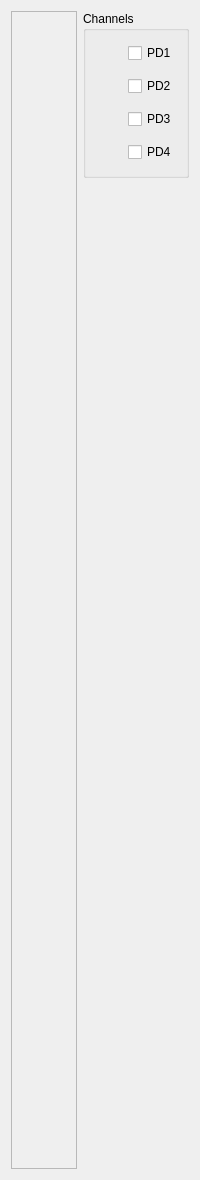
      <widget class="QWidget" name="timeDataTab">
       <attribute name="title">
        <string>Graph (time domain)</string>
       </attribute>
       <layout class="QGridLayout" name="rawTimeDataLayout2">
        <item row="0" column="0" rowspan="2">
         <widget class="QFrame" name="timeDataFrame">
          <property name="frameShape">
           <enum>QFrame::StyledPanel</enum>
          </property>
          <property name="frameShadow">
           <enum>QFrame::Raised</enum>
          </property>
          <layout class="QGridLayout" name="rawTimeDataLayout1">
           <property name="leftMargin">
            <number>0</number>
           </property>
           <property name="topMargin">
            <number>0</number>
           </property>
           <property name="rightMargin">
            <number>0</number>
           </property>
           <property name="bottomMargin">
            <number>0</number>
           </property>
           <item row="0" column="0">
            <widget class="TimeDataPlot" name="timeDataWidget" native="true">
             <property name="sizePolicy">
              <sizepolicy hsizetype="Expanding" vsizetype="Expanding">
               <horstretch>0</horstretch>
               <verstretch>0</verstretch>
              </sizepolicy>
             </property>
            </widget>
           </item>
          </layout>
         </widget>
        </item>
        <item row="0" column="1">
         <widget class="QGroupBox" name="timeDataChannelBox">
          <property name="title">
           <string>Channels</string>
          </property>
          <layout class="QGridLayout" name="rawTimeDataDisplayLayout">
           <item row="0" column="0">
            <widget class="QLabel" name="timeDataChannelPd0Label">
             <property name="sizePolicy">
              <sizepolicy hsizetype="Fixed" vsizetype="Fixed">
               <horstretch>0</horstretch>
               <verstretch>0</verstretch>
              </sizepolicy>
             </property>
             <property name="minimumSize">
              <size>
               <width>27</width>
               <height>27</height>
              </size>
             </property>
             <property name="maximumSize">
              <size>
               <width>27</width>
               <height>27</height>
              </size>
             </property>
             <property name="frameShape">
              <enum>QFrame::NoFrame</enum>
             </property>
             <property name="text">
              <string/>
             </property>
            </widget>
           </item>
           <item row="0" column="1">
            <widget class="QCheckBox" name="timeDataChannelPd0Box">
             <property name="text">
              <string>PD1</string>
             </property>
            </widget>
           </item>
           <item row="1" column="0">
            <widget class="QLabel" name="timeDataChannelPd1Label">
             <property name="sizePolicy">
              <sizepolicy hsizetype="Fixed" vsizetype="Fixed">
               <horstretch>0</horstretch>
               <verstretch>0</verstretch>
              </sizepolicy>
             </property>
             <property name="minimumSize">
              <size>
               <width>27</width>
               <height>27</height>
              </size>
             </property>
             <property name="maximumSize">
              <size>
               <width>27</width>
               <height>27</height>
              </size>
             </property>
             <property name="frameShape">
              <enum>QFrame::NoFrame</enum>
             </property>
             <property name="text">
              <string/>
             </property>
            </widget>
           </item>
           <item row="1" column="1">
            <widget class="QCheckBox" name="timeDataChannelPd1Box">
             <property name="text">
              <string>PD2</string>
             </property>
            </widget>
           </item>
           <item row="2" column="0">
            <widget class="QLabel" name="timeDataChannelPd2Label">
             <property name="sizePolicy">
              <sizepolicy hsizetype="Fixed" vsizetype="Fixed">
               <horstretch>0</horstretch>
               <verstretch>0</verstretch>
              </sizepolicy>
             </property>
             <property name="minimumSize">
              <size>
               <width>27</width>
               <height>27</height>
              </size>
             </property>
             <property name="maximumSize">
              <size>
               <width>27</width>
               <height>27</height>
              </size>
             </property>
             <property name="frameShape">
              <enum>QFrame::NoFrame</enum>
             </property>
             <property name="text">
              <string/>
             </property>
            </widget>
           </item>
           <item row="2" column="1">
            <widget class="QCheckBox" name="timeDataChannelPd2Box">
             <property name="text">
              <string>PD3</string>
             </property>
            </widget>
           </item>
           <item row="3" column="0">
            <widget class="QLabel" name="timeDataChannelPd3Label">
             <property name="sizePolicy">
              <sizepolicy hsizetype="Fixed" vsizetype="Fixed">
               <horstretch>0</horstretch>
               <verstretch>0</verstretch>
              </sizepolicy>
             </property>
             <property name="minimumSize">
              <size>
               <width>27</width>
               <height>27</height>
              </size>
             </property>
             <property name="maximumSize">
              <size>
               <width>27</width>
               <height>27</height>
              </size>
             </property>
             <property name="frameShape">
              <enum>QFrame::NoFrame</enum>
             </property>
             <property name="text">
              <string/>
             </property>
            </widget>
           </item>
           <item row="3" column="1">
            <widget class="QCheckBox" name="timeDataChannelPd3Box">
             <property name="text">
              <string>PD4</string>
             </property>
            </widget>
           </item>
          </layout>
         </widget>
        </item>
        <item row="1" column="1">
         <spacer name="timeDataSpacer">
          <property name="orientation">
           <enum>Qt::Vertical</enum>
          </property>
          <property name="sizeHint" stdset="0">
           <size>
            <width>20</width>
            <height>991</height>
           </size>
          </property>
         </spacer>
        </item>
       </layout>
      </widget>
